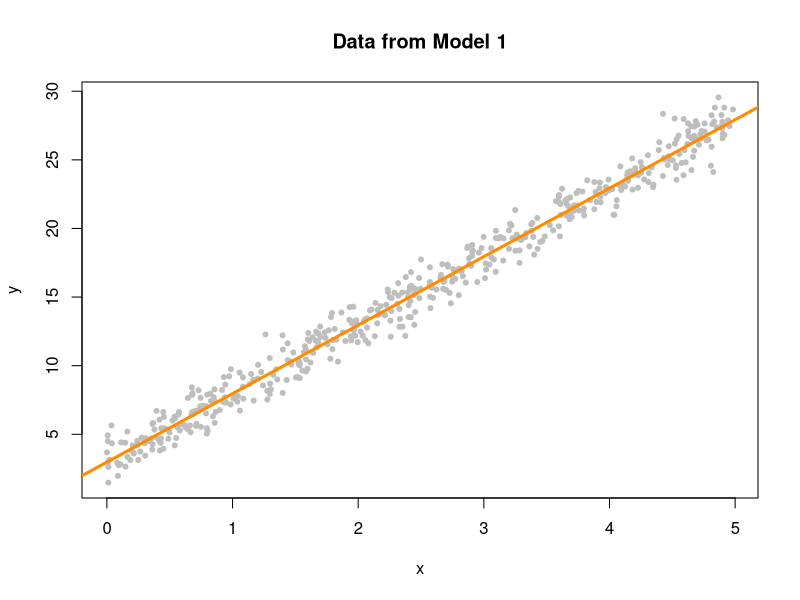
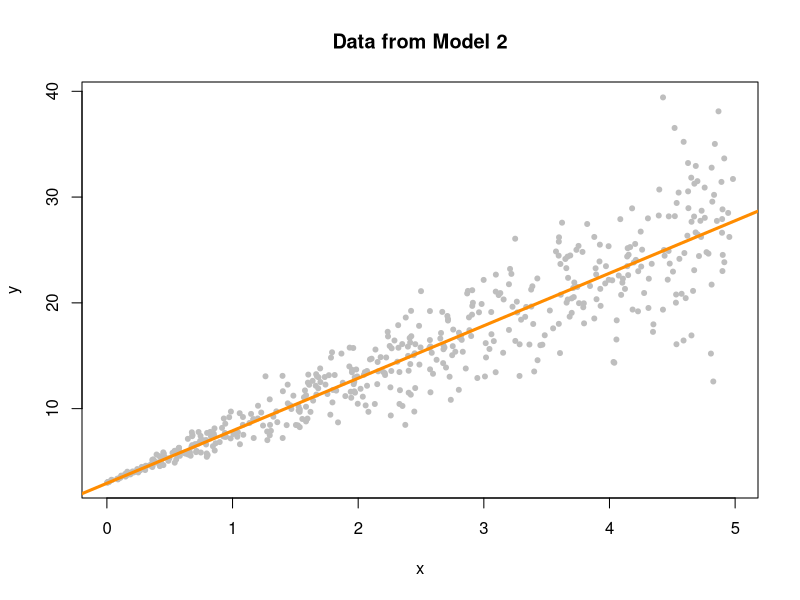
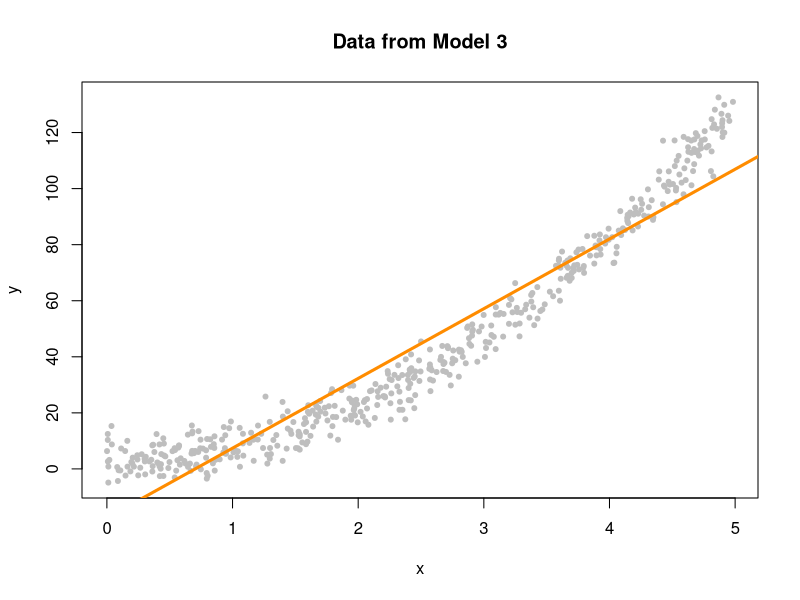
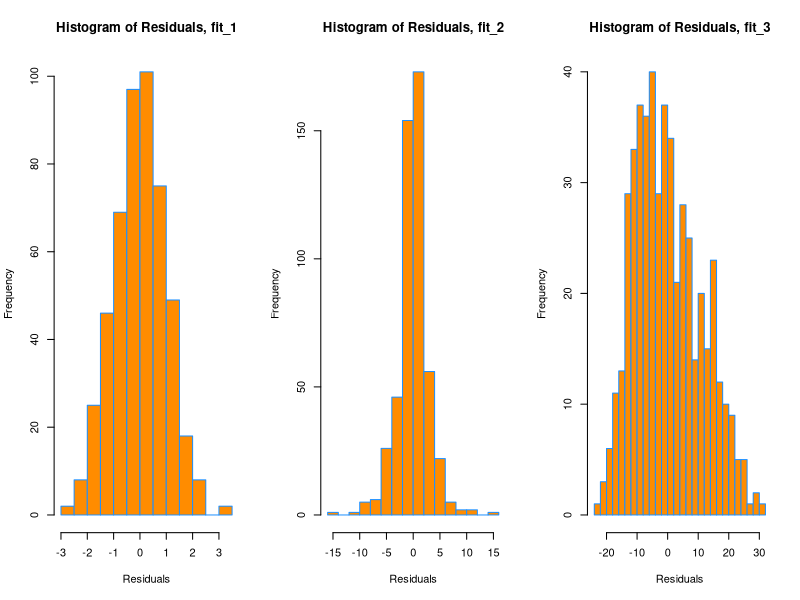
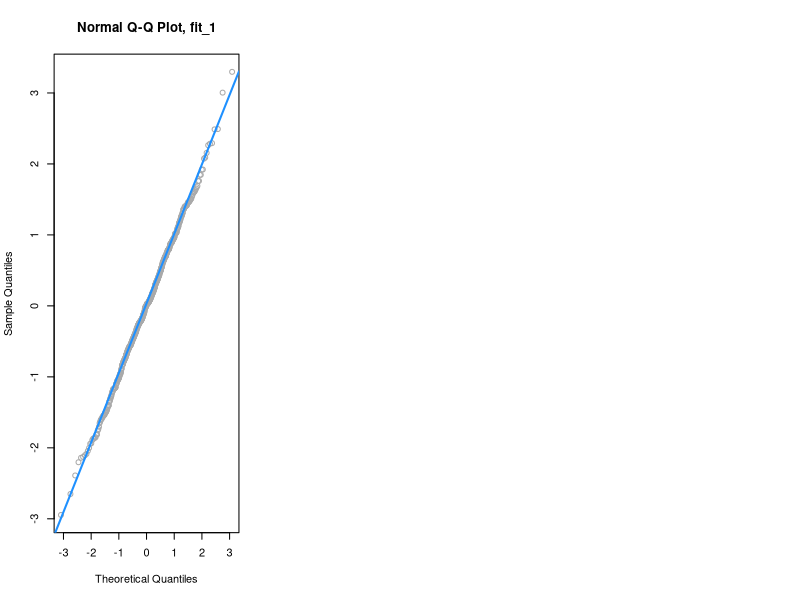
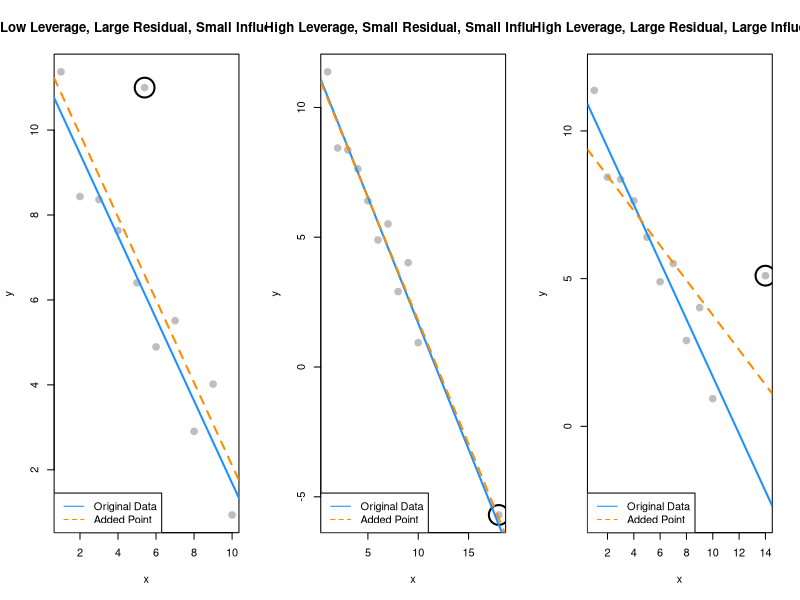
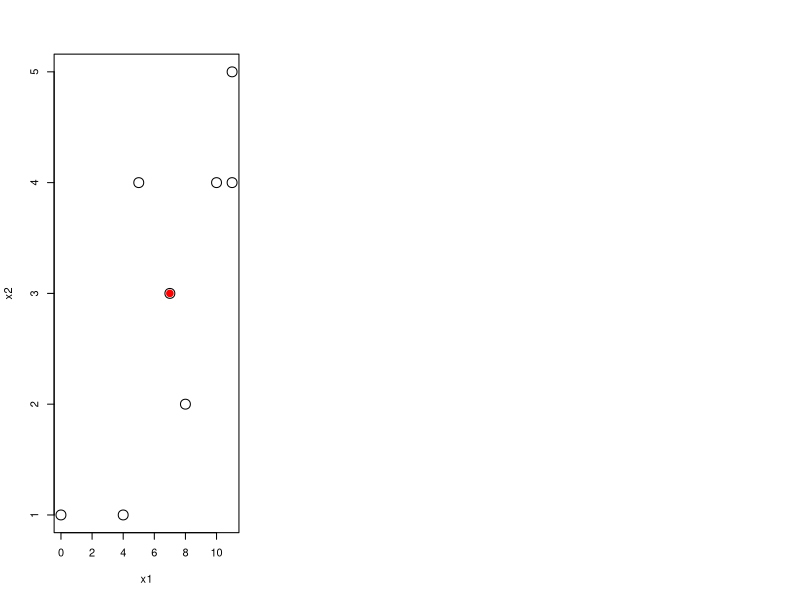

These charts were generated, in order, by the following R code:
## ---- chunk 1
knitr::opts_chunk$set(echo = TRUE)
## ---- chunk 2
sim_1 = function(sample_size = 500) {
  x = runif(n = sample_size) * 5
  y = 3 + 5 * x + rnorm(n = sample_size, mean = 0, sd = 1)
  data.frame(x, y)
}

sim_2 = function(sample_size = 500) {
  x = runif(n = sample_size) * 5
  y = 3 + 5 * x + rnorm(n = sample_size, mean = 0, sd = x)
  data.frame(x, y)
}

sim_3 = function(sample_size = 500) {
  x = runif(n = sample_size) * 5
  y = 3 + 5 * x ^ 2 + rnorm(n = sample_size, mean = 0, sd = 5)
  data.frame(x, y)
}
## ---- chunk 3
set.seed(42)
sim_data_1 = sim_1()
head(sim_data_1)
plot(y ~ x, data = sim_data_1, col = "grey", pch = 20,
     main = "Data from Model 1")
fit_1 = lm(y ~ x, data = sim_data_1)
abline(fit_1, col = "darkorange", lwd = 3)
## ---- chunk 4
set.seed(42)
sim_data_2 = sim_2()
fit_2 = lm(y ~ x, data = sim_data_2)
plot(y ~ x, data = sim_data_2, col = "grey", pch = 20,
     main = "Data from Model 2")
abline(fit_2, col = "darkorange", lwd = 3)
## ---- chunk 5
set.seed(42)
sim_data_3 = sim_3()
fit_3 = lm(y ~ x, data = sim_data_3)
plot(y ~ x, data = sim_data_3, col = "grey", pch = 20,
     main = "Data from Model 3")
abline(fit_3, col = "darkorange", lwd = 3)
## ---- chunk 6
library(lmtest)
bptest(fit_1)
bptest(fit_2)
bptest(fit_3)
## ---- chunk 7
par(mfrow = c(1, 3))
hist(resid(fit_1),
     xlab   = "Residuals",
     main   = "Histogram of Residuals, fit_1",
     col    = "darkorange",
     border = "dodgerblue",
     breaks = 20)
hist(resid(fit_2),
     xlab   = "Residuals",
     main   = "Histogram of Residuals, fit_2",
     col    = "darkorange",
     border = "dodgerblue",
     breaks = 20)
hist(resid(fit_3),
     xlab   = "Residuals",
     main   = "Histogram of Residuals, fit_3",
     col    = "darkorange",
     border = "dodgerblue",
     breaks = 20)
## ---- chunk 8
qqnorm(resid(fit_1), main = "Normal Q-Q Plot, fit_1", col = "darkgrey")
qqline(resid(fit_1), col = "dodgerblue", lwd = 2)
## ---- chunk 9
set.seed(42)
shapiro.test(rnorm(25))
shapiro.test(rexp(25))
#let us look at the fits
shapiro.test(resid(fit_1))
shapiro.test(resid(fit_2))
shapiro.test(resid(fit_3))
## ---- chunk 10
par(mfrow = c(1, 3))
set.seed(42)
ex_data  = data.frame(x = 1:10,
                      y = 10:1 + rnorm(n = 10))
ex_model = lm(y ~ x, data = ex_data)

# low leverage, large residual, small influence
point_1 = c(5.4, 11)
ex_data_1 = rbind(ex_data, point_1)
model_1 = lm(y ~ x, data = ex_data_1)
plot(y ~ x, data = ex_data_1, cex = 2, pch = 20, col = "grey",
     main = "Low Leverage, Large Residual, Small Influence")
points(x = point_1[1], y = point_1[2], pch = 1, cex = 4, col = "black", lwd = 2)
abline(ex_model, col = "dodgerblue", lwd = 2)
abline(model_1, lty = 2, col = "darkorange", lwd = 2)
legend("bottomleft", c("Original Data", "Added Point"),
       lty = c(1, 2), col = c("dodgerblue", "darkorange"))

# high leverage, small residual, small influence
point_2 = c(18, -5.7)
ex_data_2 = rbind(ex_data, point_2)
model_2 = lm(y ~ x, data = ex_data_2)
plot(y ~ x, data = ex_data_2, cex = 2, pch = 20, col = "grey",
     main = "High Leverage, Small Residual, Small Influence")
points(x = point_2[1], y = point_2[2], pch = 1, cex = 4, col = "black", lwd = 2)
abline(ex_model, col = "dodgerblue", lwd = 2)
abline(model_2, lty = 2, col = "darkorange", lwd = 2)
legend("bottomleft", c("Original Data", "Added Point"),
       lty = c(1, 2), col = c("dodgerblue", "darkorange"))

# high leverage, large residual, large influence
point_3 = c(14, 5.1)
ex_data_3 = rbind(ex_data, point_3)
model_3 = lm(y ~ x, data = ex_data_3)
plot(y ~ x, data = ex_data_3, cex = 2, pch = 20, col = "grey", ylim = c(-3, 12),
     main = "High Leverage, Large Residual, Large Influence")
points(x = point_3[1], y = point_3[2], pch = 1, cex = 4, col = "black", lwd = 2)
abline(ex_model, col = "dodgerblue", lwd = 2)
abline(model_3, lty = 2, col = "darkorange", lwd = 2)
legend("bottomleft", c("Original Data", "Added Point"),
       lty = c(1, 2), col = c("dodgerblue", "darkorange"))

#Slop of the line
coef(ex_model)[2]
coef(model_1)[2]
coef(model_2)[2]
coef(model_3)[2]
## ---- chunk 11
lev_ex = data.frame(
  x1 = c(0, 11, 11, 7, 4, 10, 5, 8),
  x2 = c(1, 5, 4, 3, 1, 4, 4, 2),
  y  = c(11, 15, 13, 14, 0, 19, 16, 8))

plot(x2 ~ x1, data = lev_ex, cex = 2)
points(7, 3, pch = 20, col = "red", cex = 2)

X = cbind(rep(1, 8), lev_ex$x1, lev_ex$x2)
H = X %*% solve(t(X) %*% X) %*% t(X)
diag(H)

sum(diag(H))
## ---- chunk 12
lev_fit = lm(y ~ ., data = lev_ex)
hatvalues(lev_fit)
#coefficient
coef(lev_fit)
#highest leverage
which.max(hatvalues(lev_fit))
lev_ex[which.max(hatvalues(lev_fit)),]
## ---- chunk 13
lev_ex_1 = lev_ex
lev_ex_1$y[1] = 20
lm(y ~ ., data = lev_ex_1)
## ---- chunk 14
which.min(hatvalues(lev_fit))

lev_ex[which.min(hatvalues(lev_fit)),]

lev_ex_2 = lev_ex
lev_ex_2$y[4] = 30
lm(y ~ ., data = lev_ex_2)

## ---- chunk 15
hatvalues(model_1)
hatvalues(model_2)
hatvalues(model_3)
## ---- chunk 16
hatvalues(model_1) > 2 * mean(hatvalues(model_1))

hatvalues(model_2) > 2 * mean(hatvalues(model_2))

hatvalues(model_3) > 2 * mean(hatvalues(model_3))
